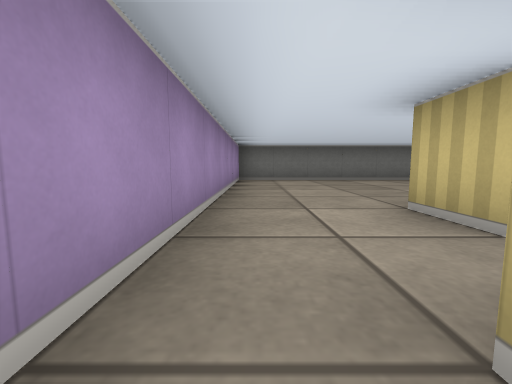
view 1 (above)

20 first-person views from a walk through a cub3D ray-caster map. The camera is about half as high as the walls, tilts 6° down and sees 90° across. The floor is counted in squares. Each view is taken from the middle of a square. On the plan, view 1 faces up. The plan holds only what a view shows up to about 9 squares ahead; the rest is blank.

view 2
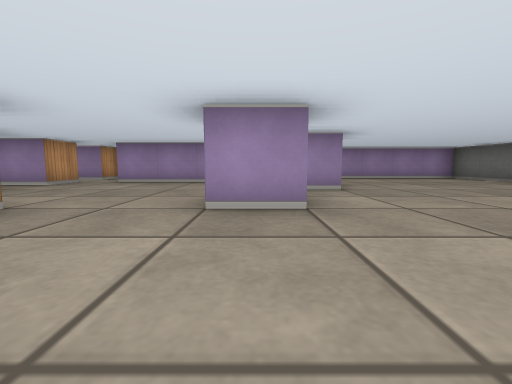

view 3
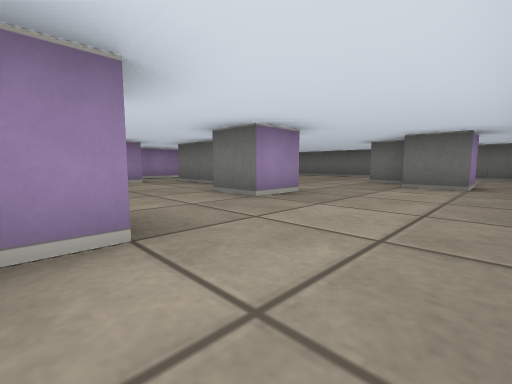

view 4
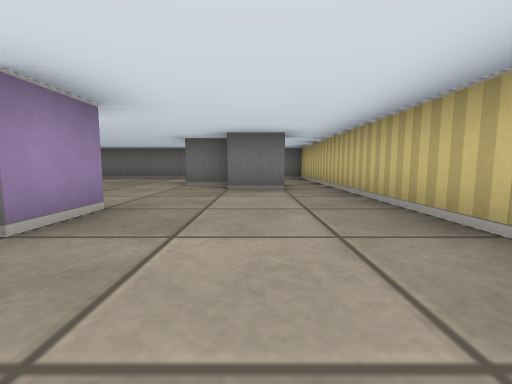

view 5
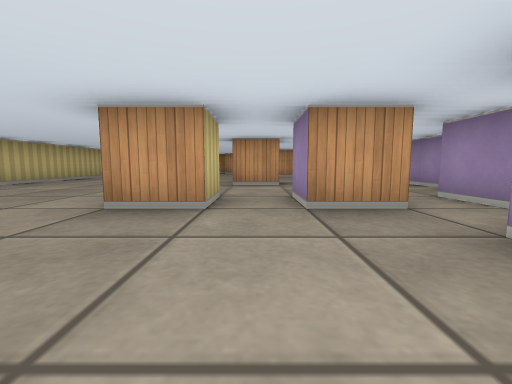

view 6
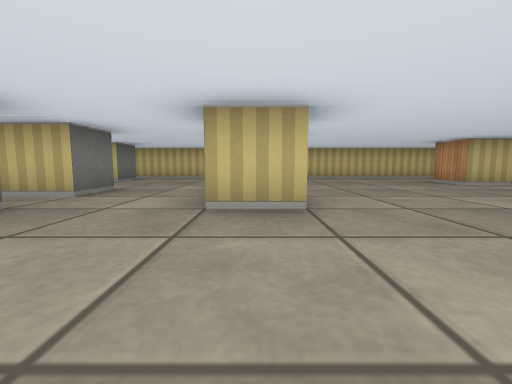

view 7
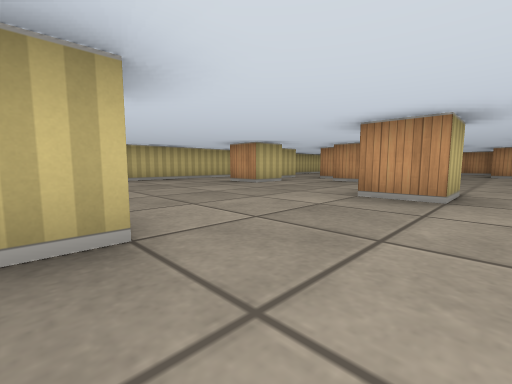

view 8
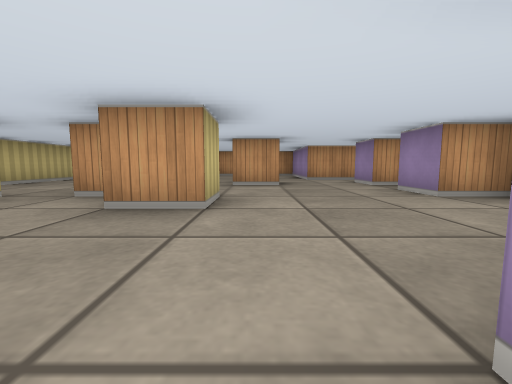

view 9
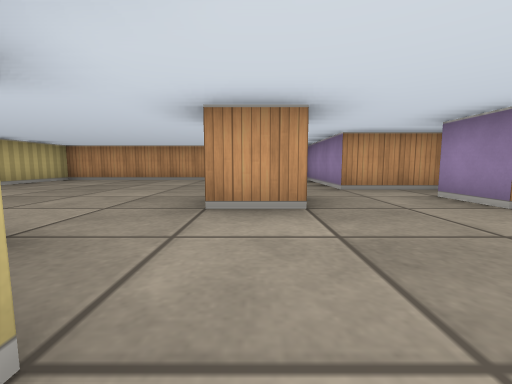

view 10
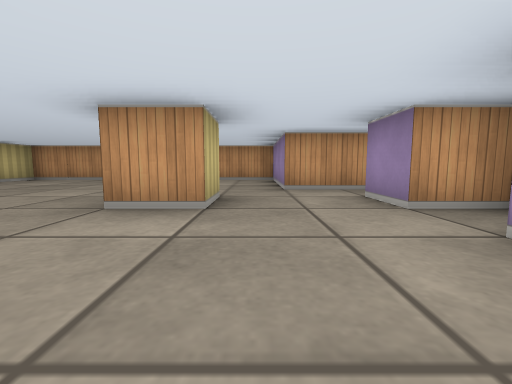

view 11
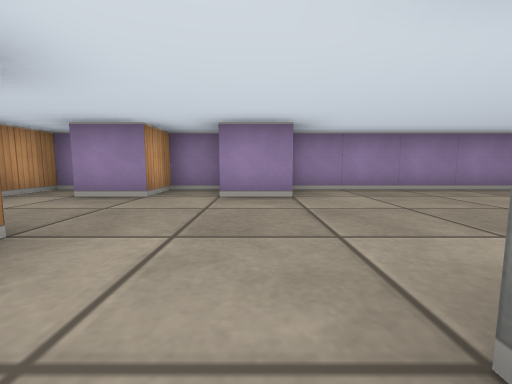

view 12
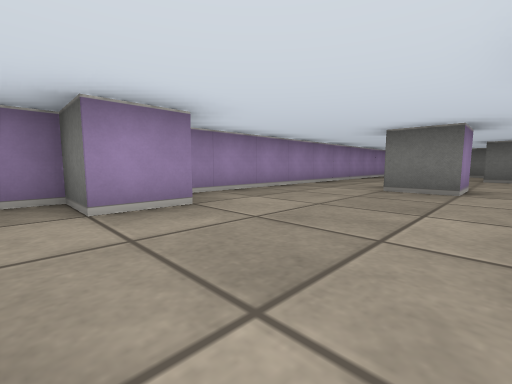

view 13
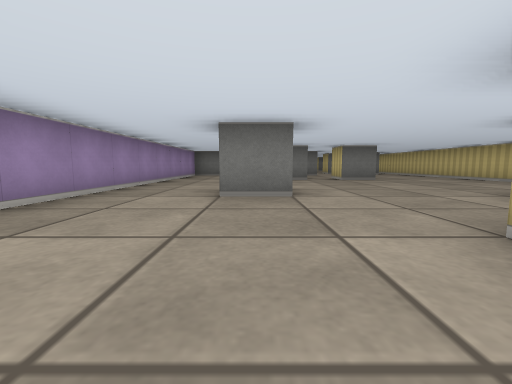

view 14
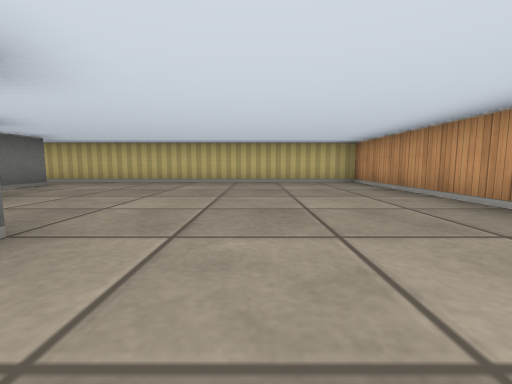

view 15
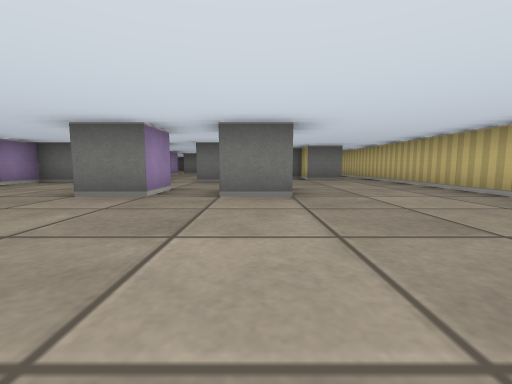

view 16
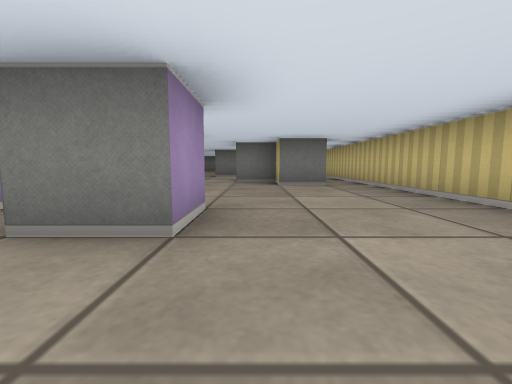

view 17
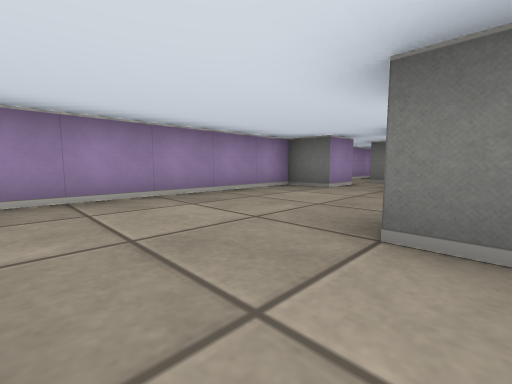

view 18
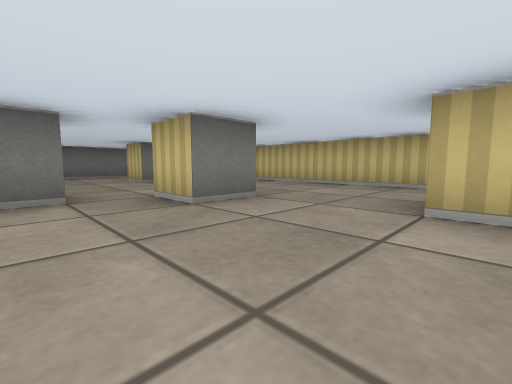

view 19
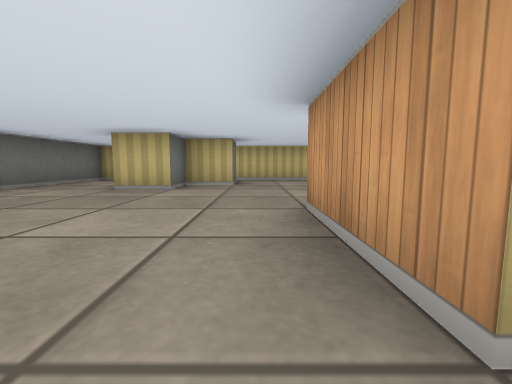

view 20
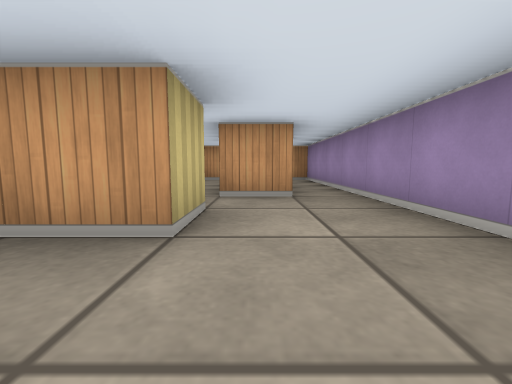

### Floor plan
Points are (right, up) in squares from view 1. A wall is a line through its corners. A room is listed if a view was taken in it or the views show most of it. See-through windows are left out.
Room 1 (view 1)
walls: (-0.5, 0.5) (-0.5, -3.5) (0.5, -3.5)
ways out: opening at (0, -1.5) to room 2
Room 2 (views 2, 3, 4, 5, 6, 7, 8, 9, 10, 11, 12, 13, 14, 15, 16, 17, 18, 19, 20)
walls: (3.5, -7.5) (2.5, -7.5) (2.5, -6.5) (3.5, -6.5) (3.5, -7.5); (5.5, -6.5) (5.5, -7.5) (4.5, -7.5) (4.5, -6.5); (4.5, -4.5) (3.5, -4.5) (3.5, -3.5) (4.5, -3.5); (2.5, -10.5) (2.5, -11.5) (1.5, -11.5) (1.5, -10.5) (2.5, -10.5); (1.4, -3.5) (2.5, -3.5) (2.5, -4.5) (1.9, -4.5); (0.5, -3.5) (0.5, -4.5) (-0.5, -4.5) (-0.5, -14.5) (0.5, -14.5) (0.5, -15.5) (-0.5, -15.5) (-0.5, -16.5) (0.5, -16.5) (0.5, -17.5); (7.6, -3.5) (6.5, -3.5) (6.5, -2.5) (5.5, -2.5); (5.5, -2.1) (5.5, -1.5); (5.5, -12.5) (5.5, -11.5) (6.5, -11.5); (6.5, -1.4) (6.5, -2.1); (3.5, -14.5) (3.5, -13.5) (4.5, -13.5); (5, -14.5) (5.5, -14.5); (7.5, -14.5) (6.5, -14.5) (6.5, -13.6); (0.4, 0.5) (1.5, 0.5) (1.5, -2.5); (3.6, 1.5) (1.5, 1.5) (1.5, 2.5) (3.5, 2.5) (3.5, 1.9); (5.5, 1.6) (5.5, 0.5) (4.5, 0.5) (4.5, 1.5); (2.5, -17.5) (2.5, -16.5) (3.5, -16.5); (7.5, 4.5) (7.5, 3.5) (6.5, 3.5) (6.5, 4.5) (5.5, 4.5) (5.5, 5.5); (-0.5, -18.5) (1.5, -18.5) (1.5, -21.5) (8.5, -21.5) (8.5, 5.5); (7.5, 7.5) (-0.5, 7.5) (-0.5, 0.5)
ways out: opening at (0, -1.5) to room 1; opening at (6.5, 6.5) to room 3; opening at (8, 4.5) to room 3
Room 3 (no view inside)
walls: (8.5, 5.5) (8.5, 7.5) (7.5, 7.5)
ways out: opening at (6.5, 6.5) to room 2; opening at (8, 4.5) to room 2

Positions as (right, up) in squares from view 1, and headings:
1: (0, 0), facing up
2: (8, 1), facing left
3: (8, -2), facing up-left
4: (7, -1), facing up
5: (3, -1), facing down
6: (0, -7), facing right
7: (1, -7), facing down-right
8: (3, -11), facing down
9: (3, -14), facing down
10: (2, -14), facing down
11: (4, -15), facing left
12: (3, -16), facing up-left
13: (2, -15), facing up
14: (2, -19), facing right
15: (5, -11), facing up
16: (6, -9), facing up
17: (3, -9), facing up-left
18: (3, -2), facing up-right
19: (1, 3), facing right
20: (1, 4), facing down
